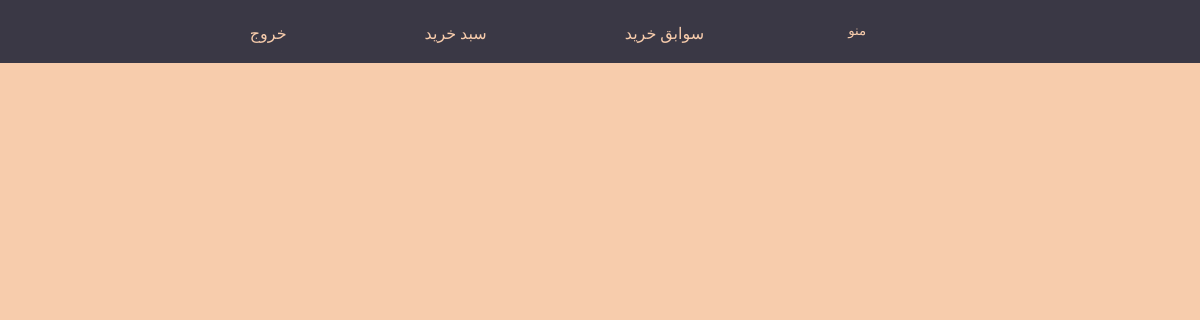
The page /cart/history (signed in) on the database as committed earlier.
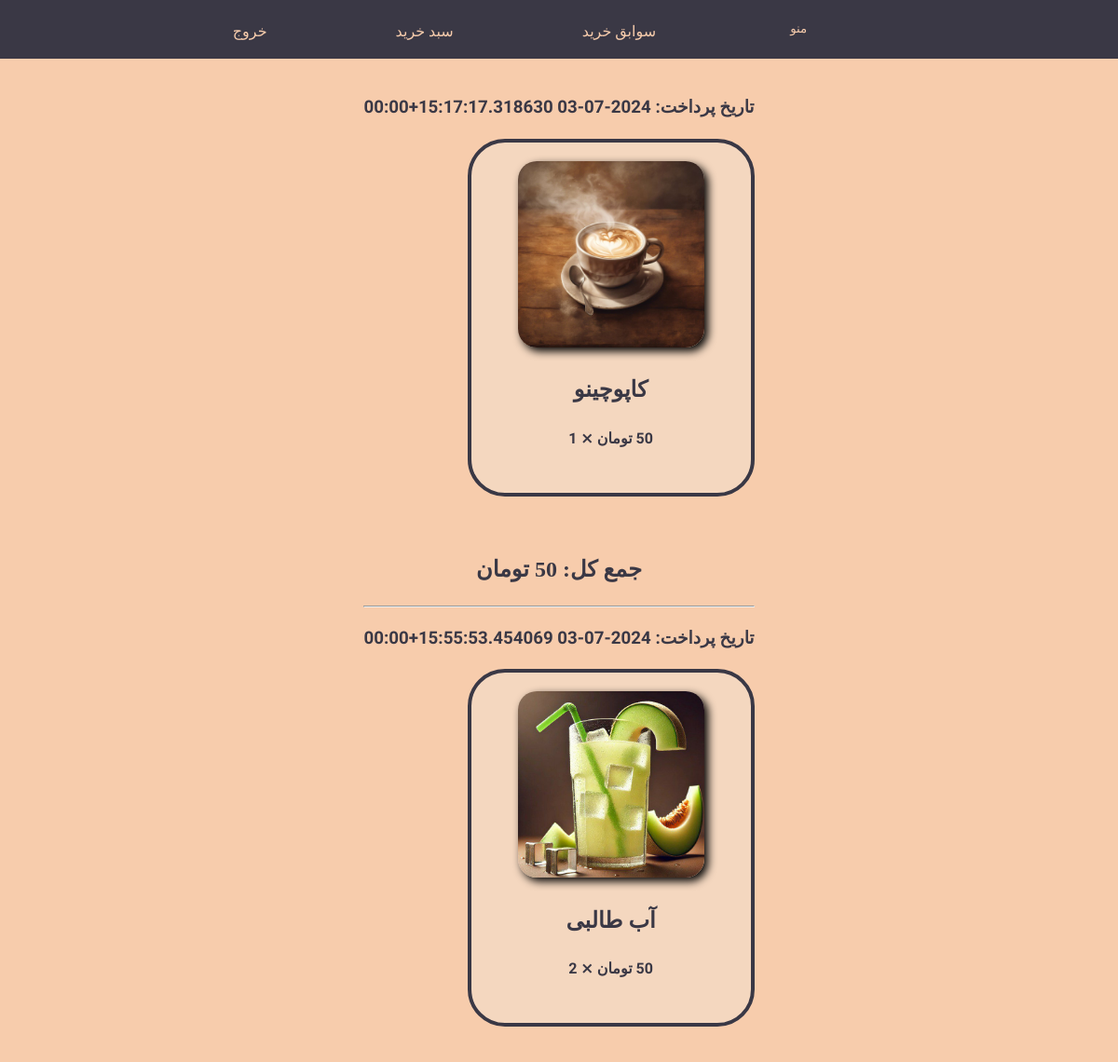
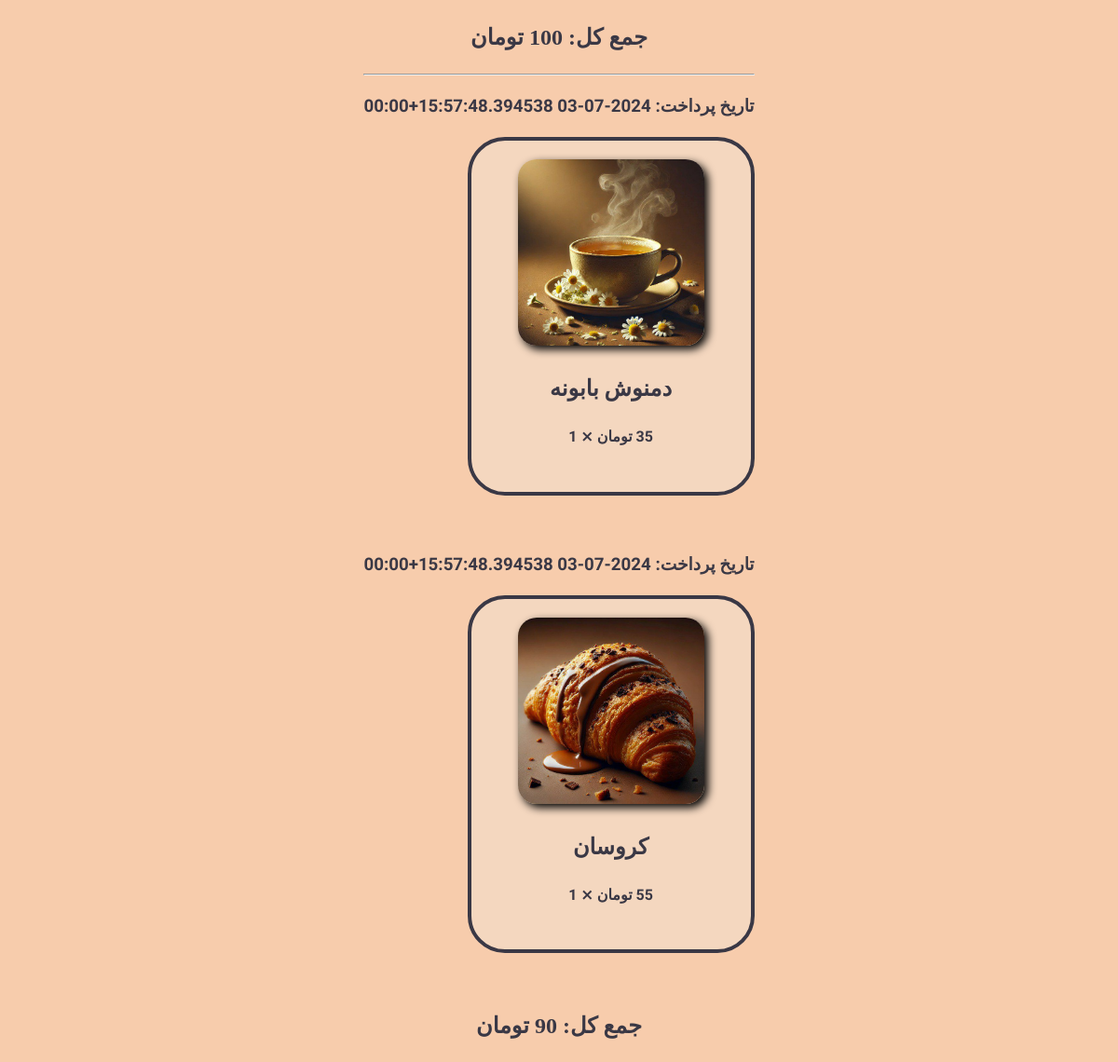
The same page on the database as committed later (2 pictures, top to bottom).
### accounts/models.py (models this page shows, shortened)
class CartItem(models.Model):
    cart = models.ForeignKey(Cart, on_delete=models.CASCADE, related_name="cart_items")
    product = models.ForeignKey(
        Product, on_delete=models.CASCADE, related_name="cart_items"
    )
    quantity = models.IntegerField(validators=[MinValueValidator(1)], default=0)
    created_at = models.DateTimeField(auto_now_add=True)
    @property
    def price(self):
        return self.product.price * self.quantity

class Cart(models.Model):
    class CartTypes(models.TextChoices):
        delivery = "DELIVERY", "Delivery"
        dine_in = "DINE_IN", "Dine-in"
    user = models.ForeignKey(User, on_delete=models.CASCADE, related_name="carts")
    is_purchased = models.BooleanField(default=False)
    created_at = models.DateTimeField(auto_now_add=True)
    purchased = models.DateTimeField(default=timezone.now)
    order_type = models.CharField(
        max_length=10, choices=CartTypes.choices, default=CartTypes.delivery
    )
    @property
    def total_price(self):
        return sum(cart_item.price for cart_item in self.cart_items.all())

class Product(models.Model):
    name = models.CharField(max_length=100)
    price = models.IntegerField()
    image = models.ImageField(upload_to="product/", blank=True, null=True)
    category = models.ForeignKey(
        Category,
        on_delete=models.CASCADE,
        related_name="products",
        blank=True,
        null=True,
    )
    ingredients = models.ManyToManyField("Storage", through="ProductIngredient")

### accounts/views.py (the view)
# urls.py: path("cart/history", views.cart_history_view, name="cart_history"),
@login_required
def cart_history_view(request):
    user = request.user
    carts = Cart.objects.filter(user=user, is_purchased=True)
    context = {"carts": carts}
    return render(request, "accounts/cart_history.html", context)

### accounts/templates/accounts/cart_history.html (shortened to what this page needs)
{% load static jformat humanize %}
<!DOCTYPE html>
<html lang="fa" dir="rtl">
<head>
<link rel='stylesheet' href='https://cdnjs.cloudflare.com/ajax/libs/font-awesome/5.15.3/css/all.min.css'>
<link href='https://unpkg.com/css.gg@2.0.0/icons/css/enter.css' rel='stylesheet'>
<link href='https://unpkg.com/css.gg@2.0.0/icons/css/shopping-cart.css' rel='stylesheet'>
<link href='https://unpkg.com/css.gg@2.0.0/icons/css/check-r.css' rel='stylesheet'>
<link href='https://unpkg.com/css.gg@2.0.0/icons/css/menu.css' rel='stylesheet'>
<link href='https://unpkg.com/css.gg@2.0.0/icons/css/coffee.css' rel='stylesheet'>
</head>
<body>
    <div class="navbar lalezar-regular">
        <nav>
            <ul>
                <li class="dropdown">
                    <div class="icon-label"><button class="dropbtn" >منو</button></div>
                <li>
                    <div class="icon-label"><a href="{% url 'cart_history' %}" class="name">سوابق خرید</a></div>
                </li>
                <li>
                    <div class="icon-label"><a href="{% url 'cart' %}" class="name">سبد خرید</a></div>
                </li>
                {% if user.is_authenticated %}
                    <li>
                        <div class="icon-label"><a href="{% url 'logout' %}" class="name" style="margin-left: 100px;">خروج</a></div>
                    </li>
                {% else %}
                <li>
                    <div class="icon-label"><i class="gg-enter icon"></i><a href="{% url 'login' %}" class="name">ورود به حساب کاربری</a></div>
                </li>
                {% endif %}
            </ul>
        </nav>
    </div>
    <div class="container d-flex justify-content-center my-50">
        <div class="row">
            {% for cart in carts %}
                {% for cart_item in cart.cart_items.all %}
                    <div class="col-md-10 lalezar-regular" style="margin: 1rem 0;">
                        <h3>تاریخ پرداخت: {{ cart.purchased|jformat:"%H:%M %Y/%m/%d"|safe }}</h3>
                    </div>
                    <div class="col-md-10 lalezar-regular">
                        <div class="card card-body" style="margin-bottom: 60px;" >
                            <div class="media align-items-center align-items-lg-start text-center text-lg-left flex-column flex-lg-row">
                                <div class="mr-2 mb-3 mb-lg-0">
                                    <img src="{% if cart_item.product.image %}{{ cart_item.product.image.url }}{% endif %}" width="200" height="200" alt="{{ cart_item.product.name }} image">
                                </div>
                                <div class="media-body ">
                                    <h2 class="media-title font-weight-semibold">
                                        {{ cart_item.product.name }}
                                    </h2>
                                </div>
                                <div class="mt-3 mt-lg-0 ml-lg-3 text-center">
                                    <h4 class="mb-0 font-weight-semibold">{{ cart_item.product.price|floatformat:"0g"|intcomma:False }} تومان &Cross; {{ cart_item.quantity }}</h4>
                                </div>
                            </div>
                            <br>
                        </div>
                    </div>
                {% empty %}
                    <h1>سبد خرید شما خالی است</h1>
                {% endfor %}
                <div class="col-md-10">
                    <h2>جمع کل: {{ cart.total_price|floatformat:"0g"|intcomma:False }} تومان</h2>
                </div>
                {% if not forloop.last %}
                    <hr>
                {% endif %}
            {% endfor %}
        </div>
    </div>
</body>
</html>

### accounts/templates/accounts/cart_history.html (style rules this page uses)
.lalezar-regular { font-family: "Lalezar", system-ui; font-weight: 400; font-style: normal; }
body { margin: 0; font-family:'lalezar-regular' font-size: .8125rem; font-weight: 400; line-height: 1.5385; color: #3a3845; text-align: center; background-color: #f7ccac; }
a { text-decoration: none !important; }
.container { display: flex; justify-content: center; }
.card { background-color: #f4d7bf; border: 4px solid #3a3845 ; padding-top: 20px; width: 300px; border-radius: 40px; }
img { border-radius: 20px; box-shadow: 4px 4px 10px rgba(0, 0, 0, 1); }
nav ul { display: flex; }
li { list-style: none; margin-right: 130px; }
.icon-label { display: flex; align-items: center; color: #f7ccac; margin-top: 6px; }
.icon-label a { text-decoration: none; }
.navbar { display: flex; background-color:#3a3845; justify-content: center; margin-bottom: 20px; }
.name { color: #f7ccac; }
.dropdown { position: relative; margin-left: auto; }
.dropbtn { background-color: inherit; color: #f7ccac; border: none; outline: none; font-family: inherit;; }

Rows that differ between the two databases and show on the page:
now on this page (row edited): Cart: purchased|jformat "2024-07-03 15:17:17.318630+00:00", total_price "50"
added CartItem: product.image (picture), product.name "کاپوچینو", product.price "50", quantity "1"
added Cart: purchased|jformat "2024-07-03 15:55:53.454069+00:00", total_price "100"
added CartItem: product.image (picture), product.name "آب طالبی", product.price "50", quantity "2", shown under "100"
added Cart: purchased|jformat "2024-07-03 15:57:48.394538+00:00", total_price "90"
added CartItem: product.image (picture), product.name "دمنوش بابونه", product.price "35", quantity "1", shown under "90"
added CartItem: product.image (picture), product.name "کروسان", product.price "55", quantity "1", shown under "90"
